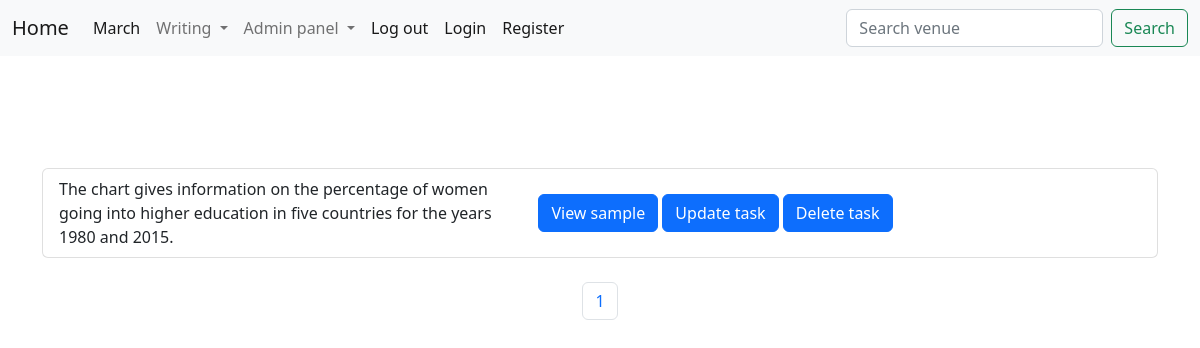
/task1list, run on an earlier commit of the app's database.
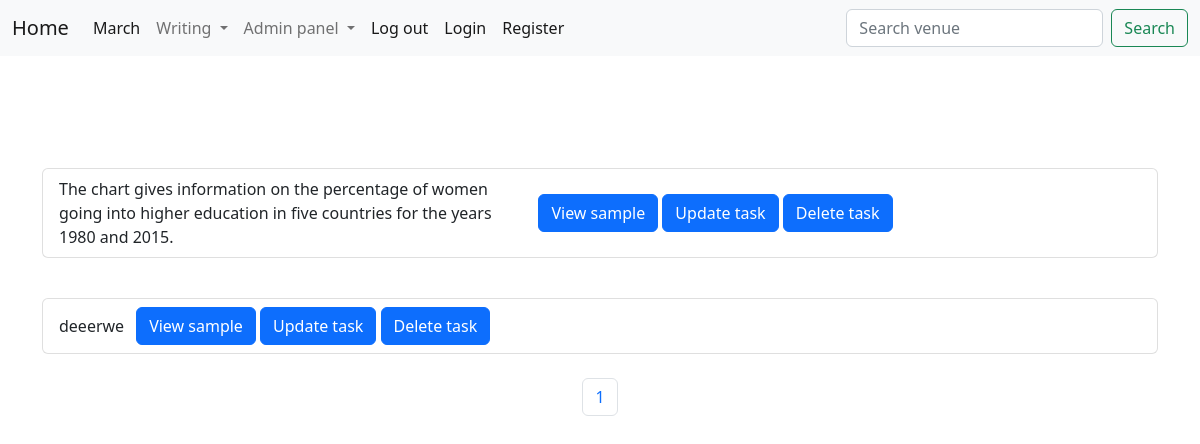
And on a later commit of the database.
### ielts/models.py (models this page shows, shortened)
class writingtask1(models.Model):
    title = models.CharField(max_length=300)
    text = RichTextField(blank=True, null=True)
    cover = models.ImageField(null=True, blank=True, upload_to='images/')
    score = models.IntegerField(null=True, blank=True)
    category = models.ForeignKey(
        'CategoryTask1', on_delete=models.CASCADE, null=True)

### ielts/views.py (the view)
# urls.py: path('task1list', Task1list, name='task1list'),
def Task1list(request):
    listtask = writingtask1.objects.all
    p = Paginator(writingtask1.objects.all(), 2)
    page = request.GET.get('page')
    tasks = p.get_page(page)
    nums = "a" * tasks.paginator.num_pages
    return render(request, 'tasks/task1/task1list.html',
                  {"listtask": listtask,
                   "tasks": tasks,
                   "nums": nums,
                   }
                  )

### ielts/templates/tasks/task1/task1list.html (shortened to what this page needs)
{% extends "base.html" %}
{% block content %}
<br/>
<br/>
<br/>
{% for i in tasks %}
<ul class="list-group">
    <li class="list-group-item d-flex justify-content-between align-items-center">
        {{i.title}}
       <div class="container"> <button type="button" class="btn btn-primary"><a class="dropdown-item" aria-current="page" href="{% url 'task1show' i.id %}">View sample</a></button>
        <button type="button" class="btn btn-primary"><a class="dropdown-item" aria-current="page" href="{% url 'task1update' i.id %}">Update task</a></button>
        <button type="button" class="btn btn-primary"><a class="dropdown-item" aria-current="page" href="{% url 'tasl1delete' i.id %}">Delete task</a></button>
    </div>
        <span class="badge badge-primary badge-pill">Band score{{i.score}}</span>
    </li>
</ul><br/>
{% endfor %}
<nav aria-label="Page navigation example">
    <ul class="pagination  justify-content-center">
{% for i in nums %}
    <li class="page-item"><a class="page-link"  href="?page={{forloop.counter}}">{{forloop.counter}}</a></li>
{% endfor %}
</ul>
</nav>
{% endblock %}

What changed in the data, as far as the page shows it:
added writingtask1: title "deeerwe"
